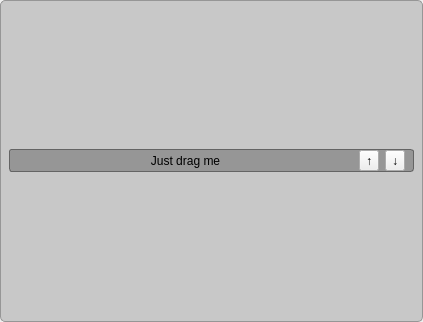
<?xml version="1.0" encoding="UTF-8"?>
<ui version="4.0">
 <class>CDragableContainer</class>
 <widget class="QWidget" name="CDragableContainer">
  <property name="geometry">
   <rect>
    <x>0</x>
    <y>0</y>
    <width>423</width>
    <height>322</height>
   </rect>
  </property>
  <property name="sizePolicy">
   <sizepolicy hsizetype="Expanding" vsizetype="Fixed">
    <horstretch>0</horstretch>
    <verstretch>0</verstretch>
   </sizepolicy>
  </property>
  <property name="windowTitle">
   <string>Form</string>
  </property>
  <property name="styleSheet">
   <string notr="true"/>
  </property>
  <layout class="QGridLayout" name="gridLayout_2">
   <property name="leftMargin">
    <number>0</number>
   </property>
   <property name="topMargin">
    <number>0</number>
   </property>
   <property name="rightMargin">
    <number>0</number>
   </property>
   <property name="bottomMargin">
    <number>0</number>
   </property>
   <item row="0" column="0">
    <widget class="QWidget" name="wContainer" native="true">
     <property name="styleSheet">
      <string notr="true">QWidget#wContainer{
background-color: rgb(200, 200, 200);
border: 1px solid  rgb(150, 150, 150);
border-radius: 5px;
}
</string>
     </property>
     <layout class="QVBoxLayout" name="verticalLayout">
      <item>
       <widget class="QWidget" name="wTitle" native="true">
        <property name="sizePolicy">
         <sizepolicy hsizetype="Preferred" vsizetype="Fixed">
          <horstretch>0</horstretch>
          <verstretch>0</verstretch>
         </sizepolicy>
        </property>
        <property name="styleSheet">
         <string notr="true">QWidget#wTitle{
background-color: rgb(150, 150, 150);
border: 1px solid  rgb(100, 100, 100);
border-radius: 3px;
}
</string>
        </property>
        <layout class="QGridLayout" name="gridLayout">
         <property name="topMargin">
          <number>1</number>
         </property>
         <property name="bottomMargin">
          <number>1</number>
         </property>
         <item row="0" column="0">
          <widget class="QLabel" name="label">
           <property name="cursor">
            <cursorShape>SizeAllCursor</cursorShape>
           </property>
           <property name="text">
            <string>Just drag me</string>
           </property>
           <property name="alignment">
            <set>Qt::AlignCenter</set>
           </property>
          </widget>
         </item>
         <item row="0" column="1">
          <widget class="QToolButton" name="tbnUp">
           <property name="toolTip">
            <string>move up</string>
           </property>
           <property name="styleSheet">
            <string notr="true"/>
           </property>
           <property name="text">
            <string>↑</string>
           </property>
          </widget>
         </item>
         <item row="0" column="2">
          <widget class="QToolButton" name="tbnDown">
           <property name="toolTip">
            <string>move down</string>
           </property>
           <property name="text">
            <string>↓</string>
           </property>
          </widget>
         </item>
        </layout>
       </widget>
      </item>
     </layout>
    </widget>
   </item>
  </layout>
 </widget>
 <resources/>
 <connections/>
</ui>
